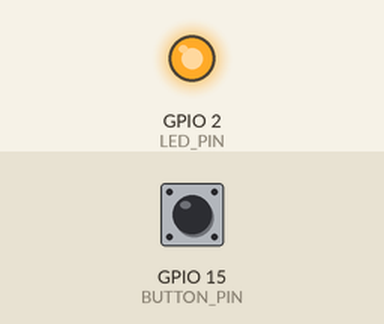
Recording of a sketch running on a simulated ESP32. Shown: output pins drawn as LEDs (lit = HIGH). Inputs (shaded band) come from the test bench; at power-on: GPIO 15 (BUTTON_PIN) HIGH. What the sketch prints to the serial monitor is not drawn.

Above: at 1.2 s.
1.3 s: GPIO 15 (BUTTON_PIN) pulled LOW for 0.15 s
At 3.5 s:
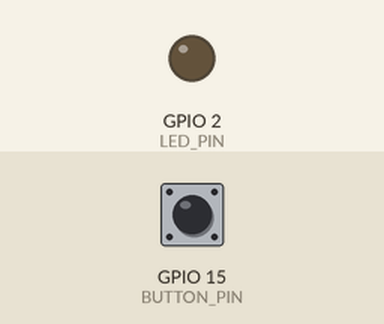
Timing chart, 0 to 10.3 s (numbered marks = the images above; inputs shaded):
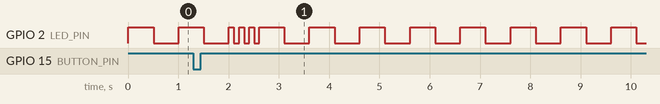

The sketch:

sketch.ino
```cpp
// Day 9: Interrupts - Instant Button Response

const int LED_PIN = 2;
const int BUTTON_PIN = 15;

// volatile tells compiler this variable can change at any time (in interrupt)
volatile bool buttonPressed = false;
int blinkCount = 0;

void IRAM_ATTR buttonISR() {
  // This function runs IMMEDIATELY when button is pressed
  // Keep it VERY short and simple!
  buttonPressed = true;
}

void setup() {
  Serial.begin(115200);
  pinMode(LED_PIN, OUTPUT);
  pinMode(BUTTON_PIN, INPUT_PULLUP);

  // Attach interrupt to button pin
  // FALLING = when button goes from HIGH to LOW (pressed)
  attachInterrupt(digitalPinToInterrupt(BUTTON_PIN), buttonISR, FALLING);

  Serial.println("=== Interrupt Demo ===");
  Serial.println("Main program: LED blinking slowly");
  Serial.println("Press button → Instant response (stops blink, shows count)");
  Serial.println("========================");
}

void loop() {
  // Main program: LED blinks slowly
  // Even while blinking, interrupt can fire instantly!

  digitalWrite(LED_PIN, HIGH);
  delay(500);
  digitalWrite(LED_PIN, LOW);
  delay(500);
  blinkCount++;

  // Check if button was pressed (interrupt set this flag)
  if (buttonPressed) {
    buttonPressed = false;  // Reset flag

    // Stop blinking briefly to show response
    digitalWrite(LED_PIN, LOW);

    Serial.print("🔴 BUTTON PRESSED! (Interrupt triggered)");
    Serial.print(" | Blinks so far: ");
    Serial.println(blinkCount);

    // Fast blink to acknowledge
    for (int i = 0; i < 3; i++) {
      digitalWrite(LED_PIN, HIGH);
      delay(100);
      digitalWrite(LED_PIN, LOW);
      delay(100);
    }

    Serial.println("Resuming normal blinking...");
    Serial.println();
  }
}
```
